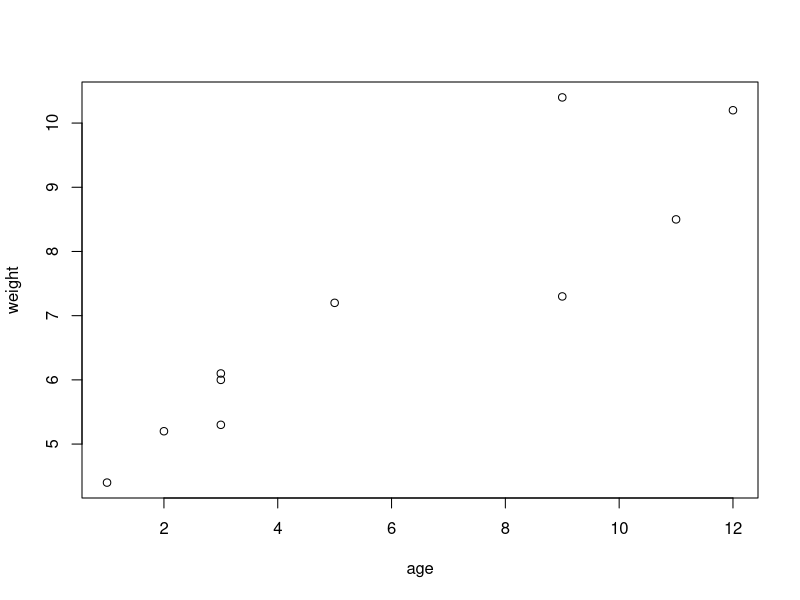
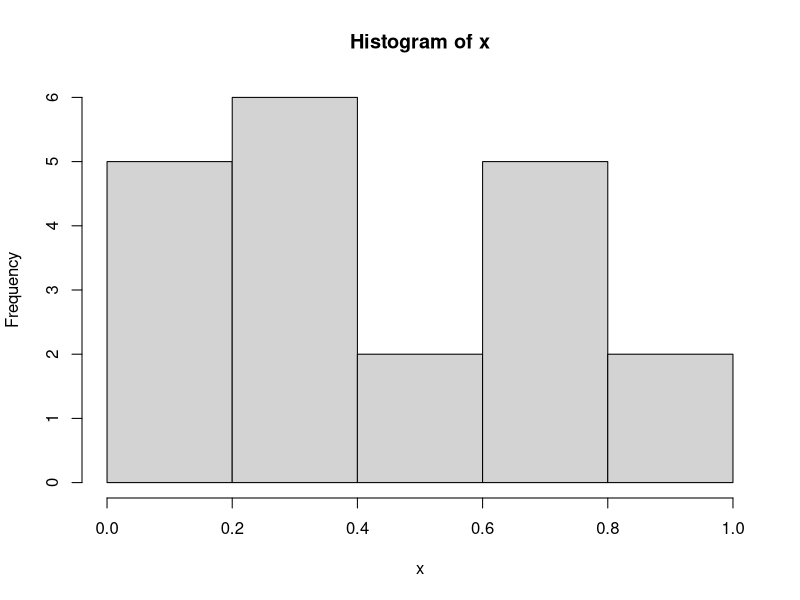
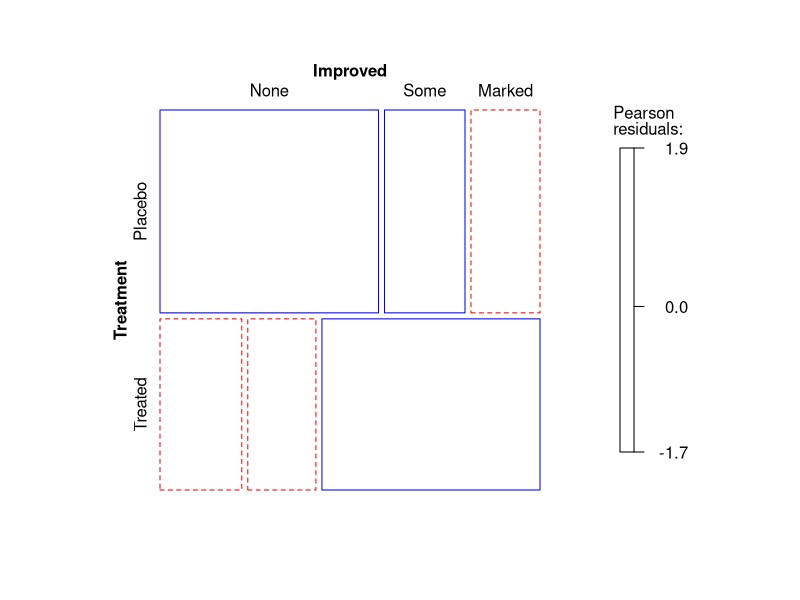
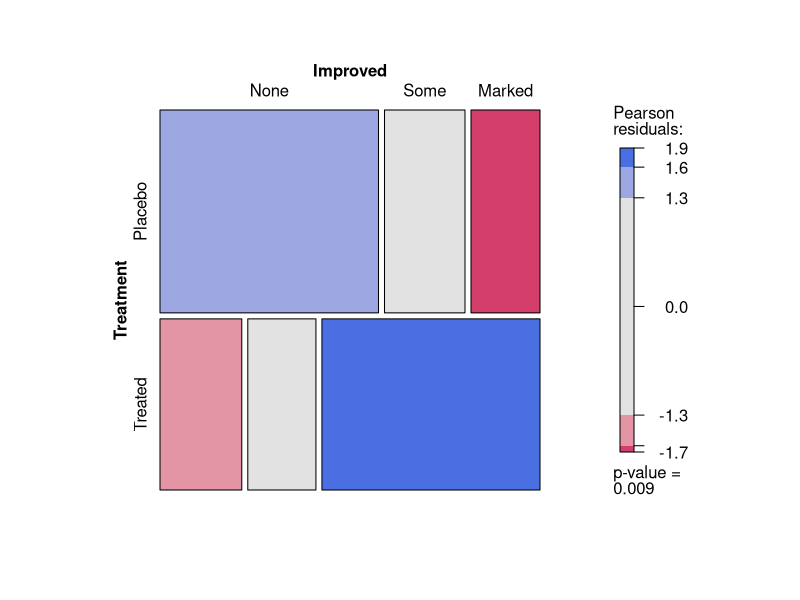

These figures' R source, in order:


#This first chapter is about the R environment. Let us do about an hour worth of R today. Feel like doing it.

age <- c(1,3,5,2,11,9,3,9,12,3)
weight <- c(4.4,5.3,7.2,5.2,8.5,7.3,6.0,10.4,10.2,6.1)
mean(weight)  #This is obvious, gives you the mean
sd(weight) #Gives the standard devation
cor(age,weight) #Correlation between age and weight
plot(age,weight) #Allows you to visually inspect the trend

#q() #Ends the session, lets you quit

x <- runif(20) #20 unifrom random variables are created
summary(x) #Gives you a summary of the moments
hist(x) #Provides a histogram

#Exploring the help files (and installing packages)

help.start
install.packages("vcd")
help(package="vcd")
library(vcd)
help(Arthritis)
Arthritis
example(Arthritis)
